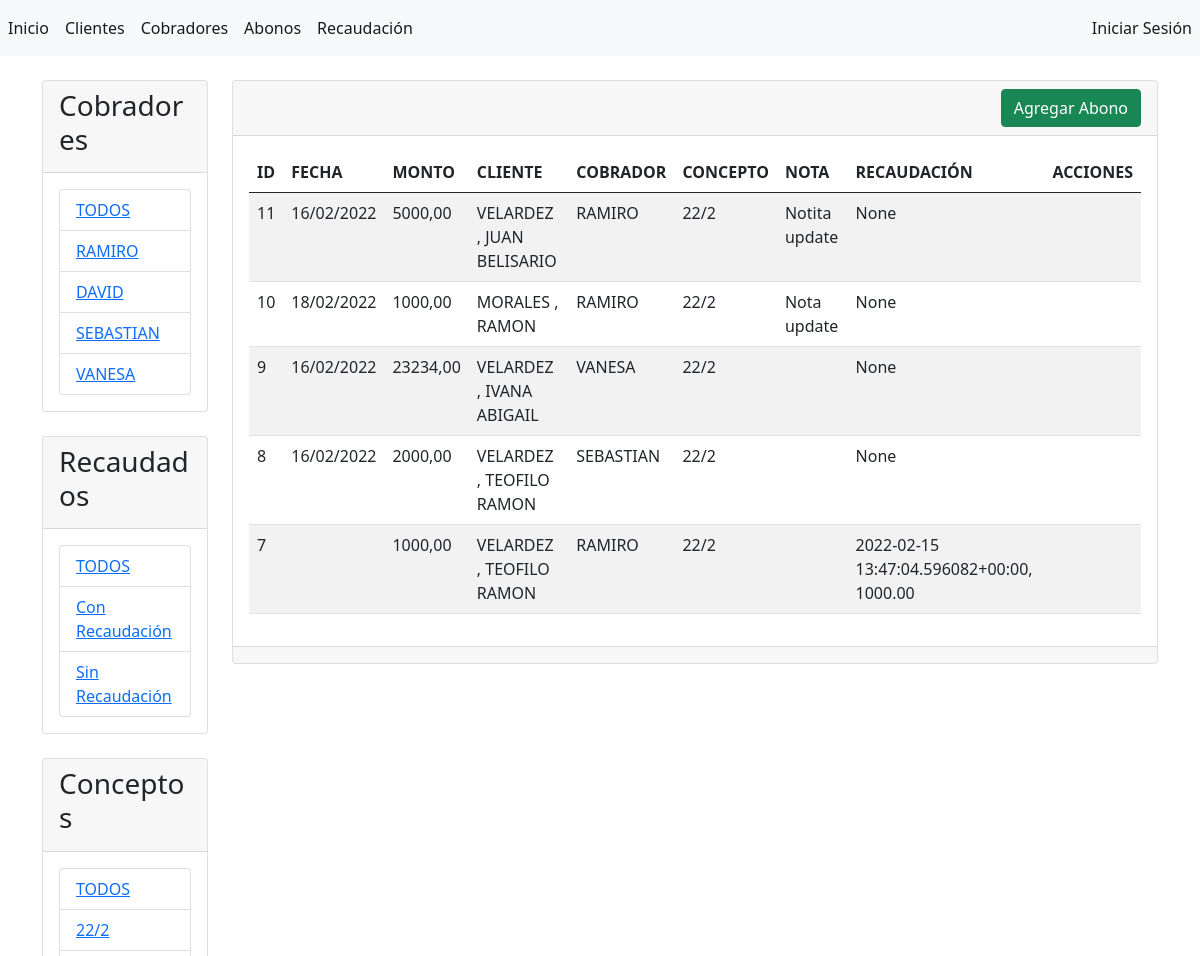
The page /abonos/ (upper part) on the database as committed earlier.
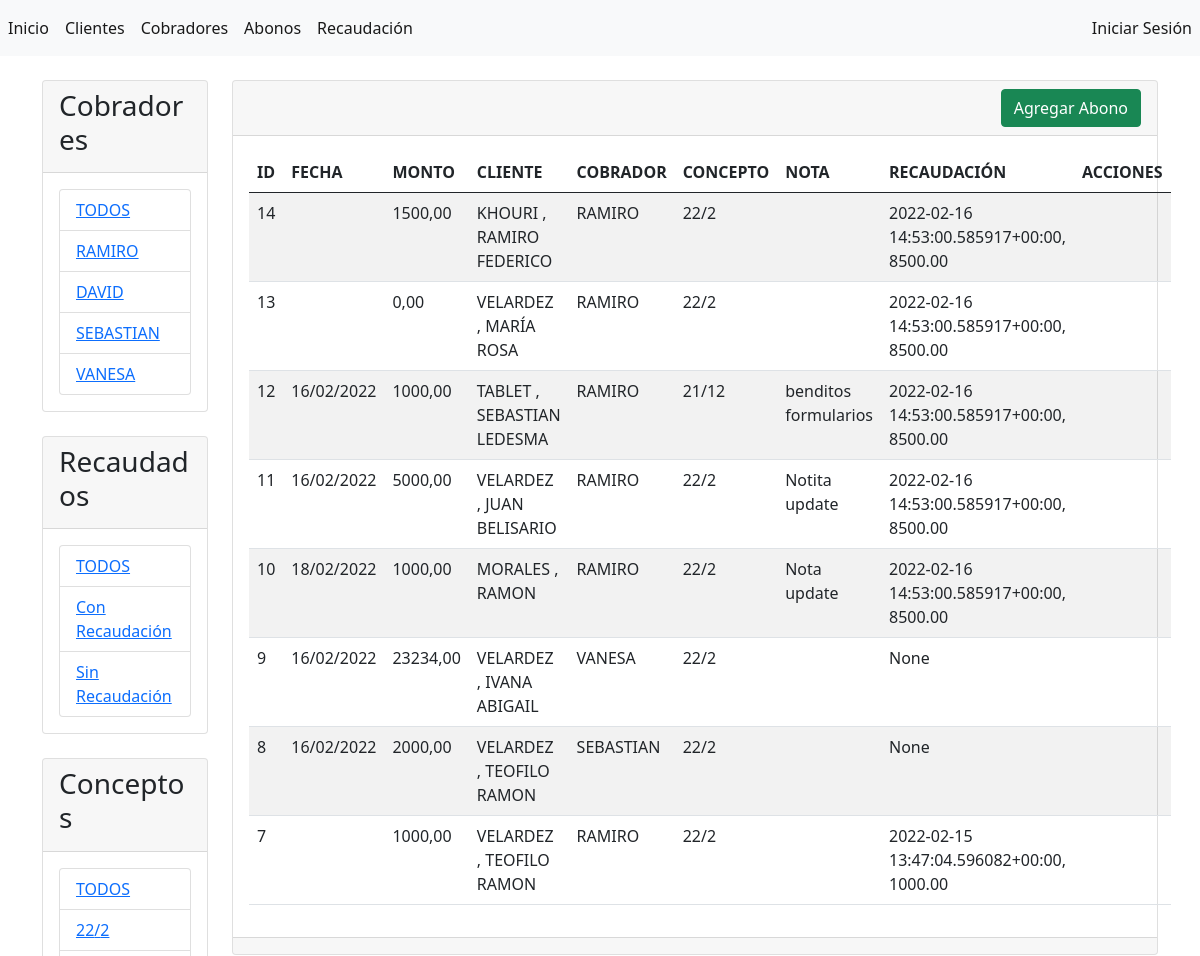
The same page on the database as committed later.
### abonos/models.py (models this page shows, shortened)
class Cobrador(models.Model):
    nombre = models.CharField(max_length=45, verbose_name="nombre")
    activo = models.BooleanField(default=True, verbose_name="activo")
    usuario = models.ForeignKey(User,null=True, on_delete=SET_NULL)
    creado = models.DateTimeField(auto_now_add=True)
    modificado = models.DateTimeField(auto_now=True)
    class Meta:
        verbose_name = "Cobrador"
        verbose_name_plural = "Cobradores"
        ordering = ['-modificado', '-creado']
        unique_together = ['nombre']

class Concepto(models.Model):
    año = models.IntegerField()
    mes = models.IntegerField()
    creado = models.DateTimeField(auto_now_add=True)
    modificado = models.DateTimeField(auto_now=True)
    def __str__(self):
        fila = str(self.año) + '/' + str(self.mes)
        return fila
    class Meta:
        verbose_name = "Concepto"
        verbose_name_plural = "Conceptos"
        ordering = ['-modificado', '-creado']

class Abono(models.Model):
    cliente = models.ForeignKey(
        'Cliente',
        null=True,
        on_delete=SET_NULL
        )
    cobrador = models.ForeignKey(
        'Cobrador',
        null=True,
        on_delete=SET_NULL
        )
    recaudacion = models.ForeignKey(
        'Recaudacion',
        null=True,
        on_delete=SET_NULL,
        default=None
    )
    concepto = models.ForeignKey(
        'Concepto',
        null=True,
        on_delete=SET_NULL,
        default=None
        )
    fecha = models.DateTimeField(
        blank=True,
        null=True,
        default= datetime.now,
        verbose_name="fecha"
        )
    monto = models.DecimalField(
        max_digits=10,
        decimal_places=2,
        default=0.00,
        verbose_name="monto"
        )
    nota = models.CharField(
        max_length=100,
        blank=True,
        verbose_name="nota"
        )
    creado = models.DateTimeField(auto_now_add=True)
    modificado = models.DateTimeField(auto_now=True)
    class Meta:
        verbose_name = "Abono"
        verbose_name_plural = "Abonos"
        ordering = ['-modificado', '-creado']

class Cliente(models.Model):
    apellido = models.CharField(max_length=45, verbose_name="apellido")
    nombre = models.CharField(max_length=45, verbose_name="nombre")
    activo = models.BooleanField(default=True, verbose_name="activo")
    creado = models.DateTimeField(auto_now_add=True)
    modificado = models.DateTimeField(auto_now=True)
    class Meta:
        verbose_name = "Cliente"
        verbose_name_plural = "Clientes"
        ordering = ['-modificado', '-creado']
        unique_together = ['apellido', 'nombre']

class Recaudacion(models.Model):
    cobrador = models.ForeignKey(
        'Cobrador',
        blank=False,
        null=True,
        on_delete=SET_NULL
        )
    fecha = models.DateTimeField(
        blank=True,
        null=True,
        default= datetime.now,
        verbose_name="fecha"
        )
    monto = models.DecimalField(
        max_digits=10,
        decimal_places=2,
        default=0.00,
        verbose_name="monto"
        )
    nota = models.CharField(
        max_length=100,
        blank=True,
        verbose_name="nota"
        )
    creado = models.DateTimeField(auto_now_add=True)
    modificado = models.DateTimeField(auto_now=True)
    def __str__(self):
        fila = str(self.creado) + ", " + str(self.monto)
        return fila
    class Meta:
        verbose_name = "Recaudación"
        verbose_name_plural = "Recaudaciones"
        ordering = ['-modificado', '-creado']

### abonos/views.py (the view)
# urls.py: path('abonos/', views.abonos, name='abonos'),
def abonos(request):
    if request.GET.get('query_cobrador') != None:
        query_cobrador = request.GET.get('query_cobrador')
        abonos = Abono.objects.filter(cobrador__id = query_cobrador).order_by('-creado')
    if request.GET.get('query_concepto') != None:
        query_concepto = request.GET.get('query_concepto')
        abonos = Abono.objects.filter(concepto = query_concepto).order_by('-creado')
    if request.GET.get('query_cliente') != None:
        query_cliente = request.GET.get('query_cliente')
        abonos = Abono.objects.filter(cliente__id = query_cliente).order_by('-creado')
    if request.GET.get('query_recaudacion') != None:
        query_recaudacion = request.GET.get('query_recaudacion')
        if query_recaudacion == "1":
            abonos = Abono.objects.exclude(recaudacion=None).order_by('-creado')
        if query_recaudacion == "0":
            abonos = Abono.objects.filter(recaudacion=None).order_by('-creado')
    if request.GET.get('query_cliente') == None and request.GET.get('query_cobrador') == None and request.GET.get('query_concepto') == None and request.GET.get('query_recaudacion') == None:
        abonos = Abono.objects.all().order_by('-creado')
    conceptos = Concepto.objects.all().order_by('-creado')
    cobradores = Cobrador.objects.all()
    context = {
        'abonos': abonos,
        'cobradores': cobradores,
        'conceptos': conceptos,
    }
    return render(request, 'abonos/index.html', context)

### abonos/templates/abonos/index.html (shortened to what this page needs)
{% extends "base.html" %}
{% block sidebar %}
<div class="card">
    <div class="card-header">
        <h3>Cobradores</h3>
    </div>
    <div class="card-body">
        <div class="list-group">
            <li class="list-group-item"><a href="{% url 'abonos' %}">TODOS</a></li>
            {% for cobrador in cobradores %}
            <li class="list-group-item"><a href="{% url 'abonos' %}?query_cobrador={{cobrador.id}}">{{ cobrador.nombre }}</a></li>
            {% endfor %}
        </div>
    </div>
</div>
<br>
<div class="card">
    <div class="card-header">
        <h3>Recaudados</h3>
    </div>
    <div class="card-body">
        <div class="list-group">
            <li class="list-group-item"><a href="{% url 'abonos' %}">TODOS</a></li>
            <li class="list-group-item"><a href="{% url 'abonos' %}?query_recaudacion=1">Con Recaudación</a></li>
            <li class="list-group-item"><a href="{% url 'abonos' %}?query_recaudacion=0">Sin Recaudación</a></li>
        </div>
    </div>
</div>
<br>
<div class="card">
    <div class="card-header">
        <h3>Conceptos</h3>
    </div>
    <div class="card-body">
        <div class="list-group">
            <li class="list-group-item"><a href="{% url 'abonos' %}">TODOS</a></li>
            {% for concepto in conceptos %}
            <li class="list-group-item"><a href="{% url 'abonos' %}?query_concepto={{concepto.id}}">{{ concepto.año }}/{{ concepto.mes }}</a></li>
            {% endfor %}
        </div>
    </div>
</div>
<br>
{% endblock %}
{% block contenido %}
<div class="card">
    <div class="card-header d-flex justify-content-end">
        <a name="" id="" class="btn btn-success" href="{% url 'agregar_abono' %}" role="button">Agregar Abono</a>
    </div>
    <div class="card-body">
        <table class="table table-striped table-hover">
            <thead>
                <tr>
                    <th>ID</th>
                    <th>FECHA</th>
                    <th>MONTO</th>
                    <th>CLIENTE</th>
                    <th>COBRADOR</th>
                    <th>CONCEPTO</th>
                    <th>NOTA</th>
                    <th>RECAUDACIÓN</th>
                    <th>ACCIONES</th>
                </tr>
            </thead>
            <tbody>
                {% for abono in abonos %}
                <tr>
                    <td>{{ abono.id }}</td>
                    <td>{{ abono.fecha|date:"d/m/Y" }}</td>
                    <td>{{ abono.monto }}</td>
                    <td>{{ abono.cliente.apellido }} , {{ abono.cliente.nombre }}</td>
                    <td>{{ abono.cobrador.nombre }}</td>
                    <td>{{ abono.concepto }}</td>
                    <td>{{ abono.nota }}</td>
                    <td>{{ abono.recaudacion }}</td>
                    <td>
                    </td>
                </tr>
                {% endfor %}
            </tbody>
        </table>
    </div>
    <div class="card-footer text-muted">
    </div>
</div>
{% endblock %}

### abonos/templates/base.html (shortened to what this page needs)
{% load static %}
<!doctype html>
<html lang="en">
  <head>
    <link rel="stylesheet" href="https://cdn.jsdelivr.net/npm/bootstrap@5.0.2/dist/css/bootstrap.min.css">
    <link rel="stylesheet" href="https://cdn.jsdelivr.net/npm/bootstrap-icons@1.8.1/font/bootstrap-icons.css">
  </head>
  <body>
      <nav class="navbar navbar-expand navbar-light bg-light">
          <div class="nav navbar-nav me-auto">
            <a class="nav-item nav-link active" href="{% url 'inicio' %}">Inicio</a>
            <a class="nav-item nav-link active" href="{% url 'clientes' %}">Clientes</a>
            <a class="nav-item nav-link active" href="{% url 'cobradores' %}">Cobradores</a>
            <a class="nav-item nav-link active" href="{% url 'abonos' %}">Abonos</a>
            <a class="nav-item nav-link active" href="{% url 'recaudaciones' %}">Recaudación</a>
          </div>
          <div class="nav navbar-nav ms-auto">
            {% if request.user.is_authenticated %}
            <a class="nav-item nav-link active" href="#">Usuario: {{ request.user.get_username }}, Administrador(superuser): {{ request.user.is_superuser }}</a>
            <a class="nav-item nav-link active" href="{% url 'logout' %}">Cerrar Sesión</a>
            {% else %}
            <a class="nav-item nav-link active" href="{% url 'login' %}">Iniciar Sesión</a>
            {% endif %}
          </div>
      </nav>
      <div class="container">
          <div class="row">
            <div class="col-sm-2">
              <br/>
              {% block sidebar %}  {% endblock %}
            </div>
            <div class="col-sm-10">
              <br/>
              {% block contenido %}  {% endblock %}
            </div>
          </div>
      </div>
  </body>
</html>

Rows that differ between the two databases and show on the page:
added Abono: id "14", monto "1500,00", cliente.apellido "KHOURI", cliente.nombre "RAMIRO FEDERICO", cobrador.nombre "RAMIRO", concepto "22/2", recaudacion "2022-02-16 14:53:00.585917+00:00, 8500.00"
added Abono: id "13", monto "0,00", cliente.apellido "VELARDEZ", cliente.nombre "MARÍA ROSA", cobrador.nombre "RAMIRO", concepto "22/2", recaudacion "2022-02-16 14:53:00.585917+00:00, 8500.00"
added Abono: id "12", fecha "16/02/2022", monto "1000,00", cliente.apellido "TABLET", cliente.nombre "SEBASTIAN LEDESMA", cobrador.nombre "RAMIRO", concepto "21/12", nota "benditos formularios", recaudacion "2022-02-16 14:53:00.585917+00:00, 8500.00"
changed Abono "Notita update": recaudacion "None" → "2022-02-16 14:53:00.585917+00:00, 8500.00"
changed Abono "Nota update": recaudacion "None" → "2022-02-16 14:53:00.585917+00:00, 8500.00"
